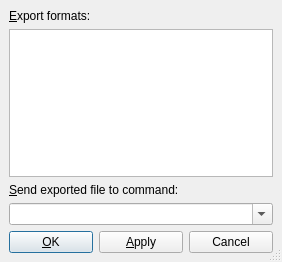
<ui version="4.0" >
 <class>SendtoUi</class>
 <widget class="QDialog" name="SendtoUi" >
  <property name="geometry" >
   <rect>
    <x>0</x>
    <y>0</y>
    <width>282</width>
    <height>262</height>
   </rect>
  </property>
  <property name="windowTitle" >
   <string/>
  </property>
  <property name="sizeGripEnabled" >
   <bool>true</bool>
  </property>
  <layout class="QGridLayout" >
   <property name="margin" >
    <number>9</number>
   </property>
   <property name="spacing" >
    <number>6</number>
   </property>
   <item row="1" column="0" >
    <widget class="QListWidget" name="formatLW" />
   </item>
   <item row="3" column="0" >
    <widget class="QComboBox" name="commandCO" >
     <property name="sizePolicy" >
      <sizepolicy>
       <hsizetype>3</hsizetype>
       <vsizetype>0</vsizetype>
       <horstretch>0</horstretch>
       <verstretch>0</verstretch>
      </sizepolicy>
     </property>
     <property name="focusPolicy" >
      <enum>Qt::StrongFocus</enum>
     </property>
     <property name="toolTip" >
      <string>Process the converted file with this command ($$FName = file name)</string>
     </property>
     <property name="editable" >
      <bool>true</bool>
     </property>
     <property name="maxCount" >
      <number>666</number>
     </property>
     <property name="insertPolicy" >
      <enum>QComboBox::NoInsert</enum>
     </property>
     <property name="duplicatesEnabled" >
      <bool>false</bool>
     </property>
    </widget>
   </item>
   <item row="4" column="0" >
    <layout class="QHBoxLayout" >
     <property name="margin" >
      <number>0</number>
     </property>
     <property name="spacing" >
      <number>6</number>
     </property>
     <item>
      <widget class="QPushButton" name="okPB" >
       <property name="text" >
        <string>&amp;OK</string>
       </property>
       <property name="autoDefault" >
        <bool>true</bool>
       </property>
       <property name="default" >
        <bool>false</bool>
       </property>
      </widget>
     </item>
     <item>
      <widget class="QPushButton" name="applyPB" >
       <property name="text" >
        <string>&amp;Apply</string>
       </property>
      </widget>
     </item>
     <item>
      <widget class="QPushButton" name="closePB" >
       <property name="text" >
        <string>Cancel</string>
       </property>
      </widget>
     </item>
    </layout>
   </item>
   <item row="0" column="0" >
    <widget class="QLabel" name="formatLA" >
     <property name="text" >
      <string>&amp;Export formats:</string>
     </property>
     <property name="buddy" >
      <cstring>formatLW</cstring>
     </property>
    </widget>
   </item>
   <item row="2" column="0" >
    <widget class="QLabel" name="commandLA" >
     <property name="text" >
      <string>&amp;Send exported file to command:</string>
     </property>
     <property name="buddy" >
      <cstring>commandCO</cstring>
     </property>
    </widget>
   </item>
  </layout>
 </widget>
 <tabstops>
  <tabstop>formatLW</tabstop>
  <tabstop>commandCO</tabstop>
  <tabstop>okPB</tabstop>
  <tabstop>applyPB</tabstop>
  <tabstop>closePB</tabstop>
 </tabstops>
 <includes>
  <include location="local" >qt_i18n.h</include>
 </includes>
 <resources/>
 <connections/>
</ui>
